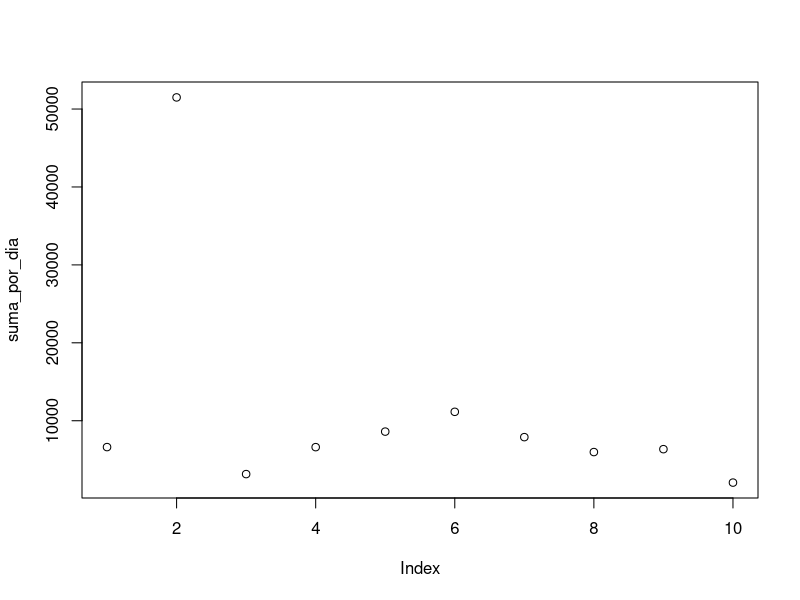
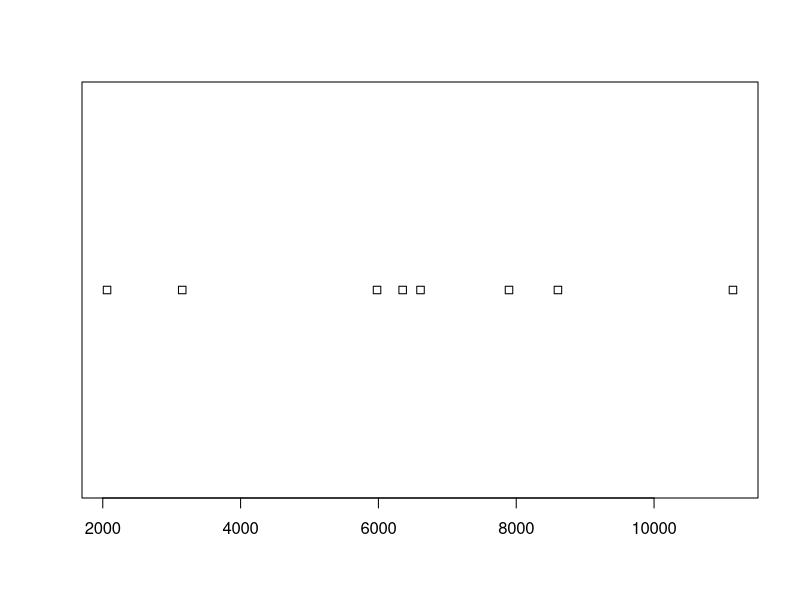
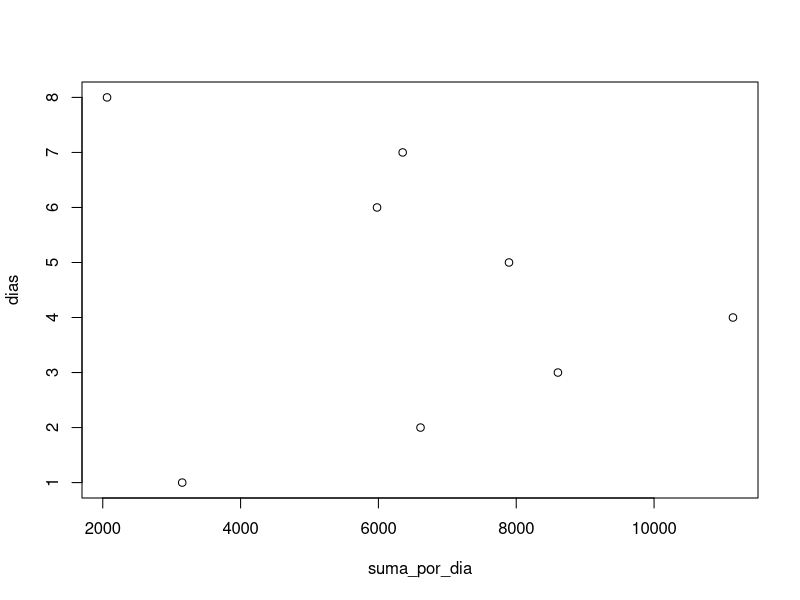
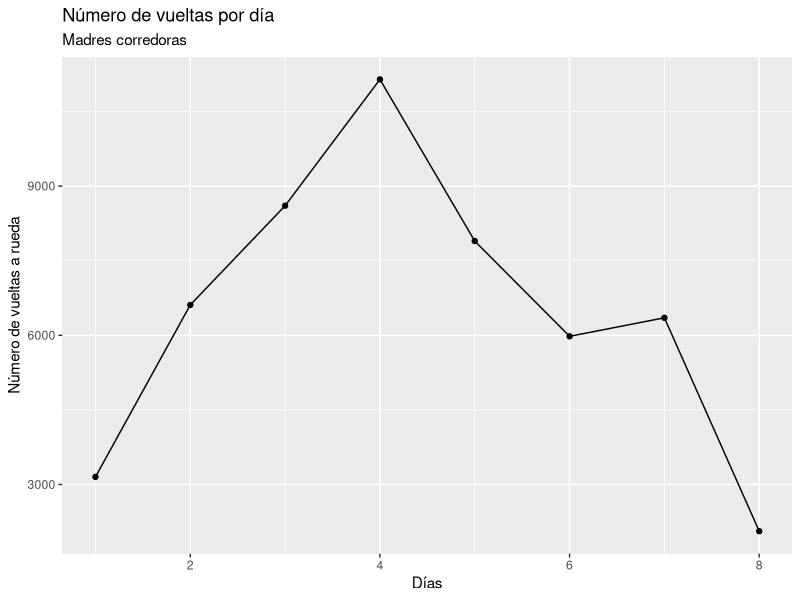

Reproduce these figures in R, in order. (Note: this script raises an error after producing the figures.)
# Importar librerias a utilizar
library(tidyverse)


# Leer datos ----

datos_crudos <- read.csv(file = 'registro_por_hora.csv', header = TRUE) 

colnames(datos_crudos)[1] <- "hora"
head(datos_crudos)


datos_crudos %>%  
  filter(!row_number() %in% c(1)) -> datos_limpios 

head(datos_limpios) 

convertir <- function(x){
  x <- as.character(x)
  x <-gsub(pattern = ":", replacement = ".",x = x, fixed = TRUE)
  x <- as.numeric(x)
  return(x)
}

datos_limpios$hora <- convertir(datos_limpios$hora)
head(datos_limpios)


str(datos_limpios) 


datos_numericos <- as.data.frame(apply(datos_limpios, 2, as.numeric)) 
sapply(datos_numericos, class)
head(datos_numericos) 


datos_por_dia <- datos_numericos %>% 
  group_by(x = cumsum(hora == 0)) %>%   # agrupa datos en función de los valores en la columna x (hora = 0)
  mutate(y_group = X) %>%               # mutate crea nuevas columnas por cada grupo de valores y los rellena con los valores de Y (registro de rueda)
  tidyr::pivot_wider(names_from = x, values_from = y_group)

head(datos_por_dia)
str(datos_por_dia)


suma_por_dia <- colSums(datos_por_dia, na.rm = TRUE)
suma_por_dia   # Comprobar valores
plot(suma_por_dia)

datos_para_graficos <- as.data.frame(suma_por_dia) # pasa a dataframe
datos_para_graficos

rownames(datos_para_graficos)
colnames(datos_para_graficos)
       
df_final <- datos_para_graficos

df_final_final <- 
  df_final %>%
  filter(!row_number() %in% c(1, 2))
       
df_final_final
rownames(df_final_final)
colnames(df_final_final)
plot(df_final_final)

dias <- c(1:8)
df_final_final$dias = dias 
df_final_final
rownames(df_final_final)
colnames(df_final_final)
plot(df_final_final)

ggplot(df_final_final,
       aes(x = dias, y = suma_por_dia)) +
  geom_point() +
  geom_line() +
  labs(
    title = "Número de vueltas por día",
    subtitle = "Madres corredoras",
    x = "Días",
    y = "Número de vueltas a rueda"
  )
       
       
df <- read.csv(file = 'registro_por_hora.csv', header = TRUE) 

df %>% colnames[1] -> "hora"
  
  
       
       
       
       
       
       
       